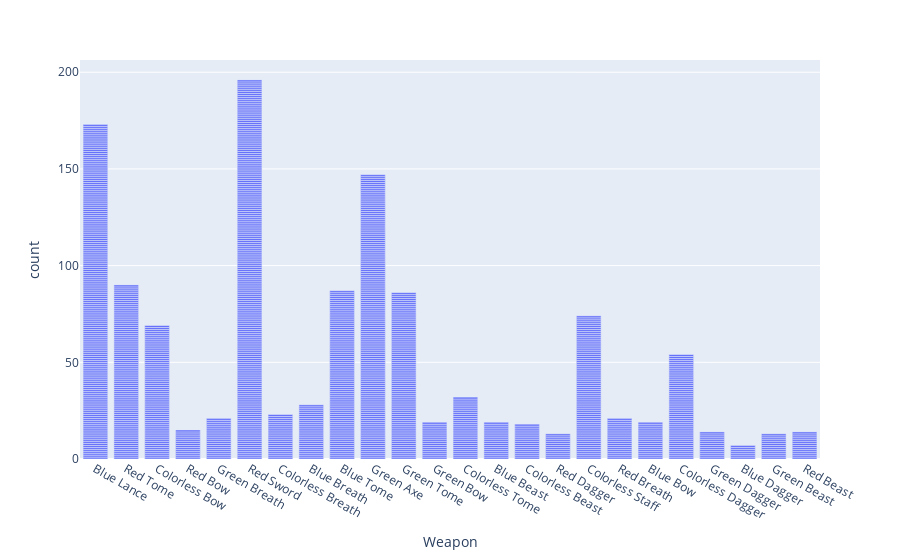

Notebook source saved alongside this figure:
### Code cell
px.bar(heroes_table, x='Weapon')

### Figure 1 — Plotly figure (JSON) as saved in the notebook; plotly's stock layout.template omitted (floating-point values rounded to 4 significant figures; data arrays with more than 128 entries replaced by an {"elided": "..."} marker saying what was removed)
{"data": [{"hovertemplate": "Weapon=%{x}<br>count=%{y}<extra></extra>", "legendgroup": "", "marker": {"color": "#636efa", "pattern": {"shape": ""}}, "name": "", "orientation": "v", "showlegend": false, "textposition": "auto", "type": "bar", "x": {"elided": "1252 str values"}, "xaxis": "x", "y": {"elided": "1252 int values"}, "yaxis": "y"}], "layout": {"barmode": "relative", "legend": {"tracegroupgap": 0}, "margin": {"t": 60}, "xaxis": {"anchor": "y", "domain": [0, 1], "title": {"text": "Weapon"}}, "yaxis": {"anchor": "x", "domain": [0, 1], "title": {"text": "count"}}}}
